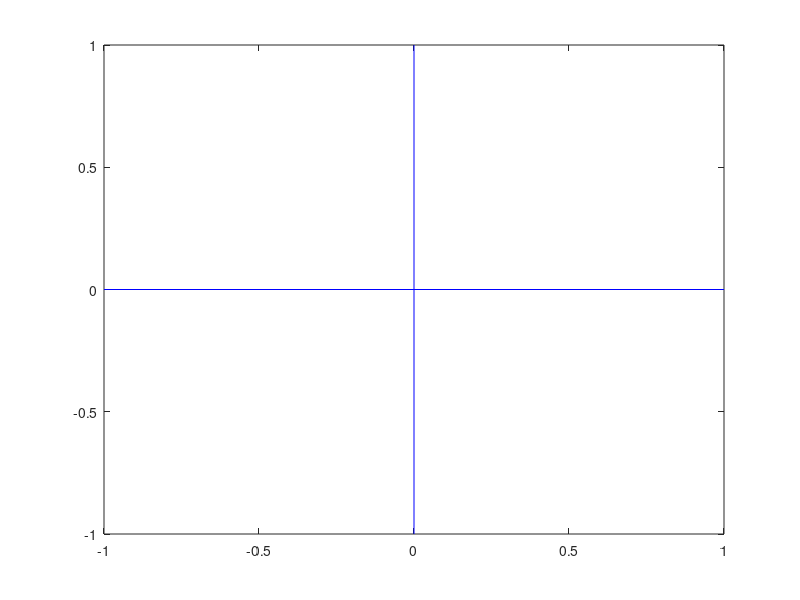

Write the MATLAB code that produced this figure.
function bezier_interactive
    plot([-1 1],[0,0],'b',[0 0],[-1 1],'b'); 
    hold on
    t = 0:0.01:1;
    [x,y] = ginput(1);

    while(0 == 0)
        [xnew, ynew] = ginput(3);
        
        if length(xnew) < 3
            break
        end

        x = [x; xnew];
        y = [y; ynew];

        plot([x(1) x(2)], [y(1) y(2)], 'r:', x(2), y(2), 'rs');
        plot([x(3) x(4)], [y(3) y(4)], 'r:', x(3), y(3), 'rs');
        plot(x(1), y(1), 'bo', x(4), y(4), 'bo');

        bx = 3*(x(2)-x(1));
        cx = 3*(x(3)-x(2))-bx;
        dx = x(4)-x(1)-bx-cx;
        by = 3*(y(2)-y(1));
        cy = 3*(y(3)-y(2))-by;
        dy = y(4)-y(1)-by-cy;

        xp = x(1)+t.*(bx+t.*(cx+t*dx));
        yp = y(1)+t.*(by+t.*(cy+t*dy));
        plot(xp,yp)
        x = x(4);
        y = y(4);
    end

    hold off
end
